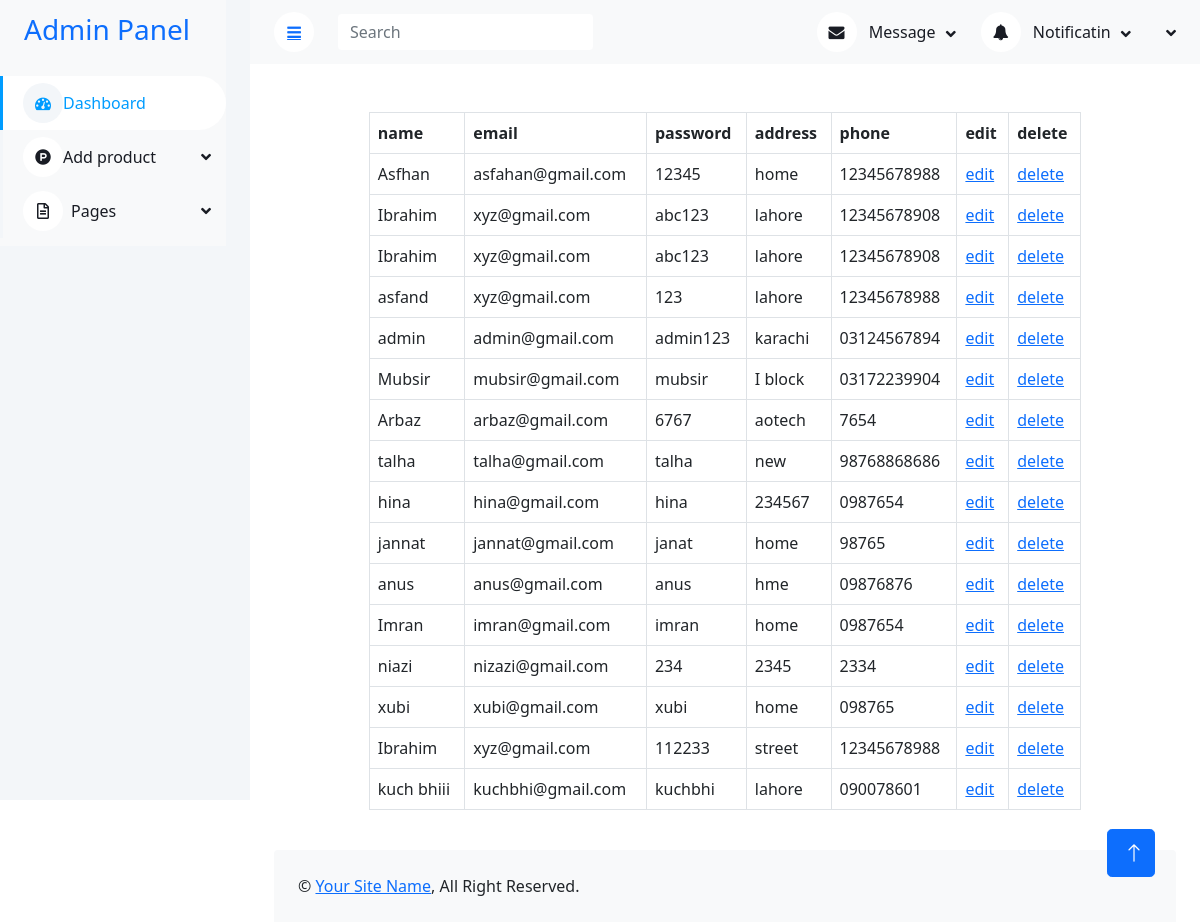
The page /admin/table.php on the database as committed earlier.
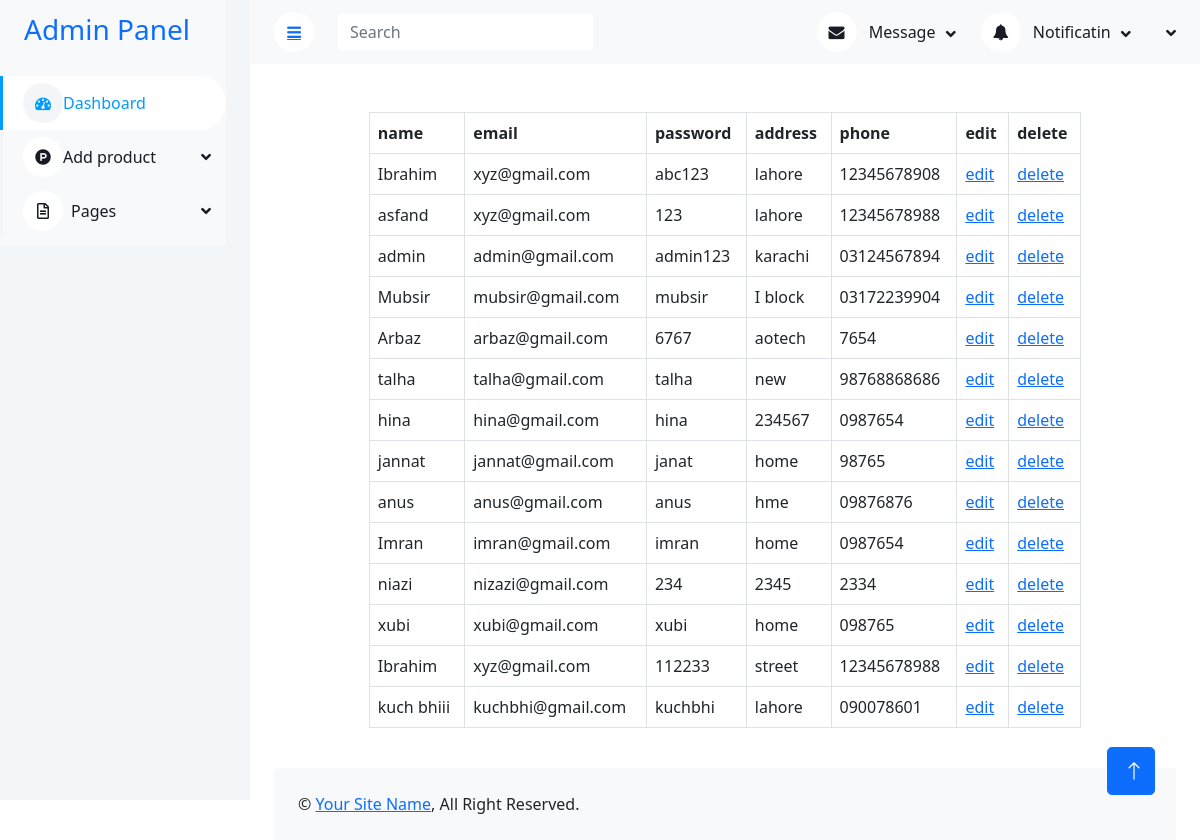
The same page on the database as committed later.
### tables this page shows
CREATE TABLE `users` (
  `user_id` int(11) NOT NULL,
  `user_name` varchar(255) DEFAULT NULL,
  `email` varchar(255) DEFAULT NULL,
  `passwordd` varchar(255) DEFAULT NULL,
  `address` varchar(255) DEFAULT NULL,
  `Phone` varchar(11) NOT NULL,
  `role` int(11) DEFAULT NULL
);

### admin/table.php (the view)
<?php
include("header.php");
include("config.php");
$query = "SELECT * FROM users";
$result = mysqli_query($conn,$query);
?>
    <table class = "table table-bordered p-2 w-75 mx-auto mt-5 ">
        <thead>
            <tr>
                <th>name</th>
                <th>email</th>
                <th>password</th>
                <th>address</th>
                <th>phone</th>
                <th>edit</th>
                <th>delete</th>
            </tr>
        </thead>
        <tbody>
            <?php
            while($data = mysqli_fetch_assoc($result)){
                ?>
                <tr >
                <td><?php echo $data ["user_name"]; ?></td>
                <td><?php echo $data ["email"]; ?></td>
                <td><?php echo $data ["passwordd"]; ?></td>
                <td><?php echo $data ["address"]; ?></td>
                <td><?php echo $data ["Phone"]; ?></td>
                <td><a  onclick="return confirm('are you sure data edit')" href="edit.php?id=<?php echo $data["user_id"]; ?>" >edit</a></td>
                <td><a  onclick="return confirm('are you sure delete data')"  href="delete.php?id=<?php echo $data["user_id"]; ?>" >delete</a></td>
                </tr>
                <?php
            }
            ?>
        </tbody>
    </table>
</body>
<?php
include("footer.php");
?>
</html>

### admin/header.php (shortened to what this page needs)
<!DOCTYPE html>
<html lang="en">
<head>
    <link rel="stylesheet" href="myProjects/webProject/icofont/css/icofont.min.css">
    <link rel="stylesheet" href="path/to/font-awesome/css/font-awesome.min.css">
    <link href="https://cdnjs.cloudflare.com/ajax/libs/font-awesome/5.10.0/css/all.min.css" rel="stylesheet">
    <link href="https://cdn.jsdelivr.net/npm/bootstrap-icons@1.4.1/font/bootstrap-icons.css" rel="stylesheet">
    <link href="lib/owlcarousel/assets/owl.carousel.min.css" rel="stylesheet">
    <link href="lib/tempusdominus/css/tempusdominus-bootstrap-4.min.css" rel="stylesheet" />
    <link href="https://cdnjs.cloudflare.com/ajax/libs/font-awesome/4.7.0/css/font-awesome.css" rel="stylesheet" />
    <link href="css/bootstrap.min.css" rel="stylesheet">
    <link href="css/style.css" rel="stylesheet">
    <link href="https://cdn.jsdelivr.net/npm/bootstrap@5.0.2/dist/css/bootstrap.min.css" rel="stylesheet">
</head>
<body>
    <div class="container-xxl position-relative bg-white d-flex p-0">
        <div class="sidebar pe-4 pb-3">
            <nav class="navbar bg-light navbar-light">
                <a href="index.php" class="navbar-brand mx-4 mb-3">
                    <h3 class="text-primary">Admin Panel</h3>
                </a>
                <div class="navbar-nav w-100">
                    <a href="index.html" class="nav-item nav-link active"><i class="fa fa-tachometer" aria-hidden="true"></i>Dashboard</a>
                    <div class="nav-item dropdown">
                        <a href="#" class="nav-link dropdown-toggle" data-bs-toggle="dropdown"><i class="fa fa-product-hunt" aria-hidden="true"></i>Add product</a>
                    </div>
                    <div class="nav-item dropdown">
                        <a href="#" class="nav-link dropdown-toggle" data-bs-toggle="dropdown"><i class="far fa-file-alt me-2"></i>Pages</a>
                    </div>
                </div>
            </nav>
        </div>
        <div class="content">
            <nav class="navbar navbar-expand bg-light navbar-light sticky-top px-4 py-0">
                <a href="#" class="sidebar-toggler flex-shrink-0">
                    <i class="fa fa-bars"></i>
                </a>
                <form class="d-none d-md-flex ms-4">
                    <input class="form-control border-0" type="search" placeholder="Search">
                </form>
                <div class="navbar-nav align-items-center ms-auto">
                    <div class="nav-item dropdown">
                        <a href="#" class="nav-link dropdown-toggle" data-bs-toggle="dropdown">
                            <i class="fa fa-envelope me-lg-2"></i>
                            <span class="d-none d-lg-inline-flex">Message</span>
                        </a>
                    </div>
                    <div class="nav-item dropdown">
                        <a href="#" class="nav-link dropdown-toggle" data-bs-toggle="dropdown">
                            <i class="fa fa-bell me-lg-2"></i>
                            <span class="d-none d-lg-inline-flex">Notificatin</span>
                        </a>
                    </div>
                    <div class="nav-item dropdown">
                        <a href="#" class="nav-link dropdown-toggle" data-bs-toggle="dropdown">
                        </a>
                    </div>
                </div>
            </nav>

### admin/footer.php (shortened to what this page needs)
<div class="container-fluid pt-4 px-4">
                <div class="bg-light rounded-top p-4">
                    <div class="row">
                        <div class="col-12 col-sm-6 text-center text-sm-start">
                            &copy; <a href="#">Your Site Name</a>, All Right Reserved.
                        </div>
                        <div class="col-12 col-sm-6 text-center text-sm-end">
                        </div>
                    </div>
                </div>
            </div>
        <a href="#" class="btn btn-lg btn-primary btn-lg-square back-to-top"><i class="bi bi-arrow-up"></i></a>
</body>
</html>

### admin/css/style.css (style rules this page uses)
:root { --primary: #009CFF; --light: #F3F6F9; --dark: #191C24; }
.back-to-top { position: fixed; display: none; right: 45px; bottom: 45px; z-index: 99; }
.btn { transition: .5s; }
.btn.btn-primary { color: #FFFFFF; }
.btn-lg-square { width: 48px; height: 48px; }
.btn-square, .btn-sm-square, .btn-lg-square { padding: 0; display: inline-flex; align-items: center; justify-content: center; font-weight: normal; border-radius: 50px; }
.sidebar { position: fixed; top: 0; left: 0; bottom: 0; width: 250px; height: 100vh; overflow-y: auto; background: var(--light); transition: 0.5s; z-index: 999; }
.content { margin-left: 250px; min-height: 100vh; background: #FFFFFF; transition: 0.5s; }
@media (min-width: 992px) { .sidebar { margin-left: 0; } }
@media (min-width: 992px) { .content { width: calc(100% - 250px); } }
.sidebar .navbar .navbar-nav .nav-link { padding: 7px 20px; color: var(--dark); font-weight: 500; border-left: 3px solid var(--light); border-radius: 0 30px 30px 0; outline: none; }
.sidebar .navbar .navbar-nav .nav-link:hover, .sidebar .navbar .navbar-nav .nav-link.active { color: var(--primary); background: #FFFFFF; border-color: var(--primary); }
.sidebar .navbar .navbar-nav .nav-link i { width: 40px; height: 40px; display: inline-flex; align-items: center; justify-content: center; background: #FFFFFF; border-radius: 40px; }
.sidebar .navbar .navbar-nav .nav-link:hover i, .sidebar .navbar .navbar-nav .nav-link.active i { background: var(--light); }
.sidebar .navbar .dropdown-toggle::after { position: absolute; top: 15px; right: 15px; border: none; content: "\f107"; font-family: "Font Awesome 5 Free"; font-weight: 900; transition: .5s; }
.content .navbar .navbar-nav .nav-link { margin-left: 25px; padding: 12px 0; color: var(--dark); outline: none; }
.content .navbar .sidebar-toggler, .content .navbar .navbar-nav .nav-link i { width: 40px; height: 40px; display: inline-flex; align-items: center; justify-content: center; background: #FFFFFF; border-radius: 40px; }
.content .navbar .dropdown-toggle::after { margin-left: 6px; vertical-align: middle; border: none; content: "\f107"; font-family: "Font Awesome 5 Free"; font-weight: 900; transition: .5s; }

Rows that differ between the two databases and show on the page:
removed users: user_name "Asfhan", email "asfahan@gmail.com", passwordd "12345", address "home", Phone "12345678988"
removed users: user_name "Ibrahim", email "xyz@gmail.com", passwordd "abc123", address "lahore", Phone "12345678908"
